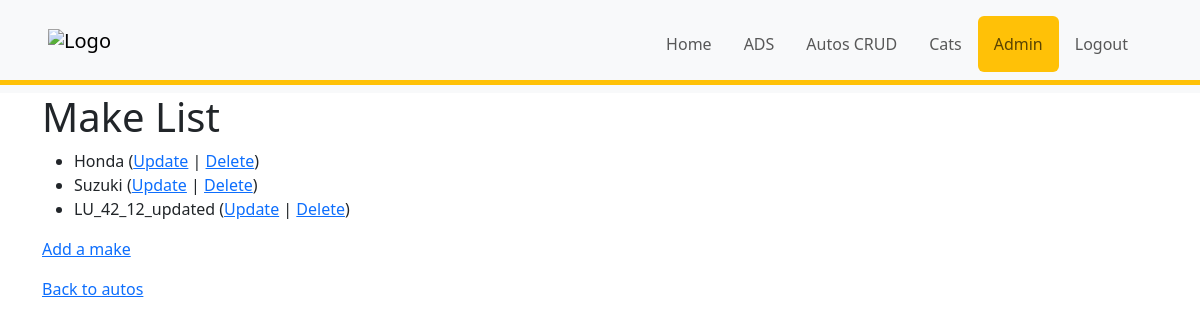
Page /autos/lookup/ (signed in) on the committed database.
### autos/models.py (models this page shows, shortened)
class Make(models.Model):
    name = models.CharField(
            max_length=200,
            help_text='Enter a Make(manufacturer) e.g Toyota',
            validators=[MinLengthValidator(2, 'Must be greater then one character')]
            )

### autos/views.py (the view)
# urls.py: path('lookup/', MakeView.as_view(), name='make_list'),
class MakeView(LoginRequiredMixin, View):
    def get(self, request):
        mc = Make.objects.all()
        ctx = {'make_list': mc}
        return render(request, 'autos/make_list.html', ctx)

### home/context_processors.py (called while the page is built)
def settings(request):
    return {
        'settings': django_settings,
    }

### templates/autos/make_list.html
{% extends '_base.html' %}
{% block content %}
  <h1>Make List</h1>
  {% if make_list %}
  <ul>
    {% for make in make_list %}
      <li>
          {{ make.name }}
         (<a href="{% url 'autos:make_update' make.id %}">Update</a> |
          <a href="{% url 'autos:make_delete' make.id %}">Delete</a>)
      </li>
    {% endfor %}
  </ul>
  {% else %}
    <p>There are no makes in the library.</p>
  {% endif %}
  <p><a href="{% url 'autos:make_create' %}">Add a make</a></p>
  <p>
    <a href="{% url 'autos:all' %}">Back to autos</a>
  </p>
{% endblock %}

### rows in the picture
Make: name "Honda"
Make: name "Suzuki"
Make: name "LU_42_12_updated"
